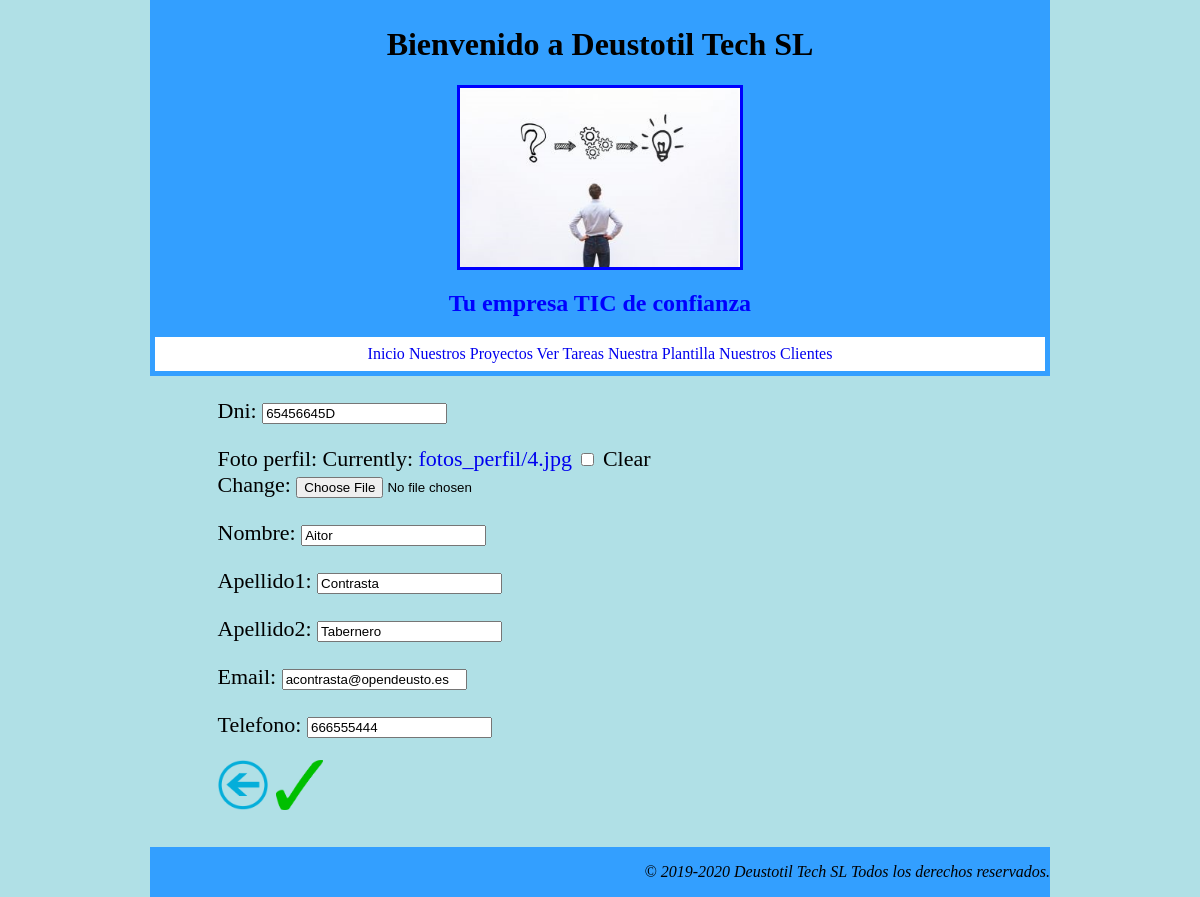
/index/lista_empleados/modificar_empleado/15/, run on the app's committed database.
### appDeustotilTECHSL/models.py (models this page shows, shortened)
class Empleado(models.Model):
    dni = models.CharField(max_length=12)
    foto_perfil = models.ImageField(upload_to='fotos_perfil/', blank=True)
    nombre = models.CharField(max_length=25)
    apellido1 = models.CharField(max_length=25)
    apellido2 = models.CharField(max_length=25)
    email = models.EmailField()
    telefono = models.IntegerField()

### appDeustotilTECHSL/views.py (the view)
# urls.py: path('lista_empleados/modificar_empleado/<pk>/', views.ModificarEmpleado.as_view(), name='modificar_empleado'),
class ModificarEmpleado(UpdateView):
    model = Empleado
    form_class = EmpleadoForm
    template_name = 'modificar_empleado.html'
    success_url = '/index/lista_empleados/'

### appDeustotilTECHSL/forms.py
class EmpleadoForm(forms.ModelForm):
    class Meta:
        model = Empleado
        fields = '__all__'

### appDeustotilTECHSL/templates/modificar_empleado.html (shortened to what this page needs)
{% extends 'index.html' %}
{% load static %}
{% block contenido %}
<form class="formularios" method="POST" enctype="multipart/form-data">
    {{ form.as_p }}
    <a href="{% url 'lista_empleados' %}"><img class="iconoAtras" src="{% static 'img/iconoAtras.png' %}"></a>
    <input class="iconoOK" type="image" src="{% static 'img/iconoOK.png' %}" alt="Submit">
</form>
{% endblock %}

### appDeustotilTECHSL/static/css/main.css (style rules this page uses)
body { background-color: powderblue; width: 75%; margin: auto; }
.formularios { font-family: Cambria, Cochin, Georgia, Times, 'Times New Roman', serif; font-size: 22px; }
.iconoOK { height: 50px; widows: 50px; }
.iconoAtras { height: 50px; widows: 50px; float: left; margin-right: 8px; }
a { text-decoration: none; background-image: linear-gradient(currentColor, currentColor); background-position: 0% 100%; background-repeat: no-repeat; background-size: 0% 2px; transition: background-size .4s; }

### data on the page
Empleado: dni "65456645D", nombre "Aitor", apellido1 "Contrasta", apellido2 "Tabernero", email "acontrasta@opendeusto.es", telefono "666555444"
